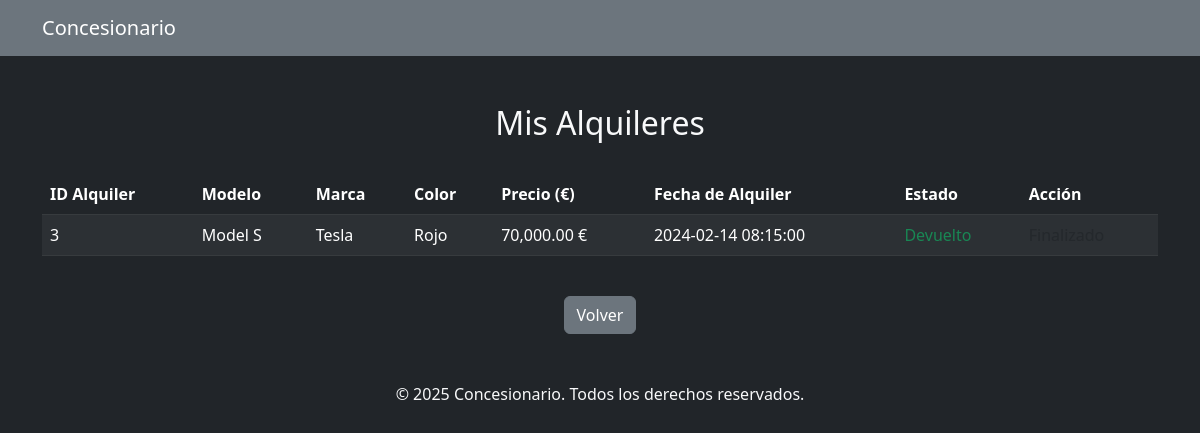
The app's page /mis_alquileres.php (signed in) with its own data.
### tables this page shows
CREATE TABLE `alquileres` (
  `id_alquiler` int(10) unsigned NOT NULL AUTO_INCREMENT,
  `id_usuario` int(10) unsigned DEFAULT NULL,
  `id_coche` int(10) unsigned DEFAULT NULL,
  `prestado` datetime DEFAULT NULL,
  `devuelto` datetime DEFAULT NULL,
  PRIMARY KEY (`id_alquiler`),
  KEY `fk_alquiler_usuario` (`id_usuario`),
  KEY `fk_alquiler_coche` (`id_coche`),
  CONSTRAINT `fk_alquiler_coche` FOREIGN KEY (`id_coche`) REFERENCES `coches` (`id_coche`) ON DELETE CASCADE,
  CONSTRAINT `fk_alquiler_usuario` FOREIGN KEY (`id_usuario`) REFERENCES `usuarios` (`id_usuario`) ON DELETE CASCADE
);

CREATE TABLE `coches` (
  `id_coche` int(10) unsigned NOT NULL AUTO_INCREMENT,
  `modelo` varchar(50) DEFAULT NULL,
  `marca` varchar(50) DEFAULT NULL,
  `color` varchar(50) DEFAULT NULL,
  `precio` float DEFAULT NULL,
  `alquilado` tinyint(1) DEFAULT '0',
  `foto` varchar(300) DEFAULT NULL,
  PRIMARY KEY (`id_coche`)
);

### mis_alquileres.php (the view, shortened to what this page needs)
<?php
$host = "localhost";
$user = "root";
$pass = "rootroot";
$db = "concesionario";
$conn = mysqli_connect($host, $user, $pass, $db);
$id_usuario = $_SESSION["id_usuario"];
$sql = "SELECT A.id_alquiler, C.id_coche, C.modelo, C.marca, C.color, C.precio, A.prestado, A.devuelto
        FROM Alquileres A
        JOIN Coches C ON A.id_coche = C.id_coche
        WHERE A.id_usuario = ?
        ORDER BY A.prestado DESC";
$stmt = mysqli_prepare($conn, $sql);
mysqli_stmt_bind_param($stmt, "i", $id_usuario);
mysqli_stmt_execute($stmt);
$resultado = mysqli_stmt_get_result($stmt);
?>
<!DOCTYPE html>
<html lang="es">
<head>
    <link rel="stylesheet" href="https://cdn.jsdelivr.net/npm/bootstrap@5.3.0/dist/css/bootstrap.min.css">
</head>
<body class="bg-dark text-light">
    <nav class="navbar navbar-expand-lg navbar-dark bg-secondary">
        <div class="container">
            <a class="navbar-brand" href="index.php">Concesionario</a>
        </div>
    </nav>
    <div class="container mt-5">
        <h2 class="text-center">Mis Alquileres</h2>
        <div class="table-responsive">
            <table class="table table-dark table-striped mt-4">
                <thead>
                    <tr>
                        <th>ID Alquiler</th>
                        <th>Modelo</th>
                        <th>Marca</th>
                        <th>Color</th>
                        <th>Precio (€)</th>
                        <th>Fecha de Alquiler</th>
                        <th>Estado</th>
                        <th>Acción</th>
                    </tr>
                </thead>
                <tbody>
                    <?php while ($fila = mysqli_fetch_assoc($resultado)) { ?>
                        <tr>
                            <td><?= $fila["id_alquiler"] ?></td>
                            <td><?= htmlspecialchars($fila["modelo"]) ?></td>
                            <td><?= htmlspecialchars($fila["marca"]) ?></td>
                            <td><?= htmlspecialchars($fila["color"]) ?></td>
                            <td><?= number_format($fila["precio"], 2) ?> €</td>
                            <td><?= $fila["prestado"] ?></td>
                            <td>
                                <?= $fila["devuelto"] ? "<span class='text-success'>Devuelto</span>" : "<span class='text-warning'>En uso</span>" ?>
                            </td>
                            <td>
                                <?php if (!$fila["devuelto"]) { ?>
                                    <a href="devolver_coche.php?id=<?= $fila['id_alquiler'] ?>" class="btn btn-danger btn-sm">Devolver</a>
                                <?php } else { ?>
                                    <span class="text-muted">Finalizado</span>
                                <?php } ?>
                            </td>
                        </tr>
                    <?php } ?>
                </tbody>
            </table>
        </div>
        <div class="text-center mt-4">
            <a href="index.php" class="btn btn-secondary">Volver</a>
        </div>
    </div>
    <footer class="footer text-center mt-5">
        <p>&copy; 2025 Concesionario. Todos los derechos reservados.</p>
    </footer>
</body>
</html>

### records on screen
alquileres: id_alquiler "3", id_coche.modelo "Model S", id_coche.marca "Tesla", id_coche.color "Rojo", id_coche.precio "70,000.00", prestado "2024-02-14 08:15:00", shows "Devuelto"
